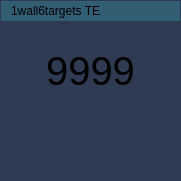
                    <widget class="QFrame" name="bench_frame_5">
                     <property name="geometry">
                      <rect>
                       <x>430</x>
                       <y>240</y>
                       <width>181</width>
                       <height>181</height>
                      </rect>
                     </property>
                     <property name="styleSheet">
                      <string notr="true">background-color:#2f3b52</string>
                     </property>
                     <property name="frameShape">
                      <enum>QFrame::HLine</enum>
                     </property>
                     <property name="frameShadow">
                      <enum>QFrame::Raised</enum>
                     </property>
                     <widget class="QLabel" name="lblBench_5">
                      <property name="geometry">
                       <rect>
                        <x>0</x>
                        <y>40</y>
                        <width>181</width>
                        <height>61</height>
                       </rect>
                      </property>
                      <property name="font">
                       <font>
                        <pointsize>30</pointsize>
                        <italic>false</italic>
                        <bold>false</bold>
                       </font>
                      </property>
                      <property name="styleSheet">
                       <string notr="true">background-color: #2f3b52; font: 63 30pt 'Segoe UI Semibold'</string>
                      </property>
                      <property name="text">
                       <string>9999</string>
                      </property>
                      <property name="alignment">
                       <set>Qt::AlignCenter</set>
                      </property>
                     </widget>
                     <widget class="QLabel" name="indexLbl_5">
                      <property name="geometry">
                       <rect>
                        <x>1</x>
                        <y>1</y>
                        <width>179</width>
                        <height>20</height>
                       </rect>
                      </property>
                      <property name="styleSheet">
                       <string notr="true">background-color:#315e73</string>
                      </property>
                      <property name="text">
                       <string>1wall6targets TE</string>
                      </property>
                      <property name="indent">
                       <number>10</number>
                      </property>
                     </widget>
                     <widget class="QWidget" name="graphWidget_5" native="true">
                      <property name="geometry">
                       <rect>
                        <x>0</x>
                        <y>90</y>
                        <width>181</width>
                        <height>91</height>
                       </rect>
                      </property>
                     </widget>
                    </widget>
